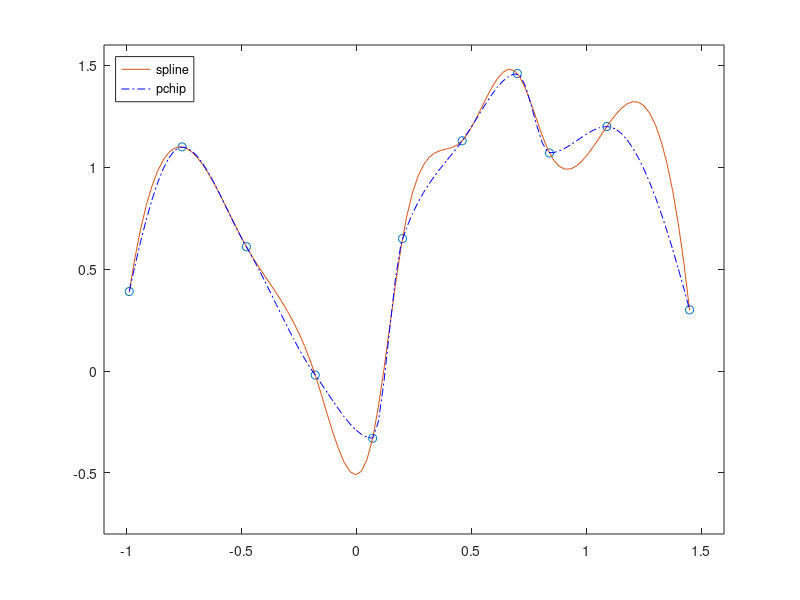

Here is the MATLAB script that generated this plot:
x=[-0.99,-0.76,-0.48,-0.18,0.07,0.2,0.46,0.7,0.84,1.09,1.45];
y=[0.39,1.1,0.61,-0.02,-0.33,0.65,1.13,1.46,1.07,1.2,0.3];
plot(x,y,'o');hold on
xi=linspace(min(x),max(x),100);%creeaza un interval cu foarte multe valori pt grafic
ys=interp1(x,y,xi,'spline')
yc=interp1(x,y,xi,'pchip')
h=plot(xi,ys,'-',xi,yc,'b-.');
legend(h,'spline','pchip','Location','Northwest')
axis([-1.1,1.6,-0.8,1.6])
